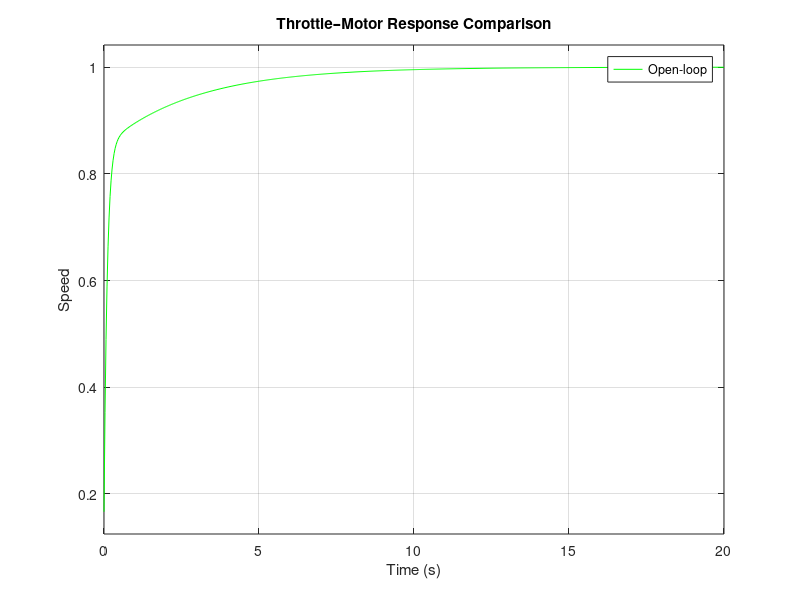

MATLAB code for this plot:
clc; clear; close all;

% Plant
K = 1;
tau = 0.5;
G = tf(K, [tau 1]);

% PID
C_pid = pid(3,5,0.1);
T_pid = feedback(C_pid*G,1);

% Gain Scheduled (use best zone approximation)
C_gs = pid(5,2,0.1);
T_gs = feedback(C_gs*G,1);

figure;
hold on;

% Open-loop
step(G, 'r--');

% PID
step(T_pid, 'b');

% Gain-scheduled
step(T_gs, 'g');

legend('Open-loop','PID','Gain-Scheduled');
title('Throttle–Motor Response Comparison');
xlabel('Time (s)');
ylabel('Speed');

saveas(gcf, 'comparison_plot.png');
